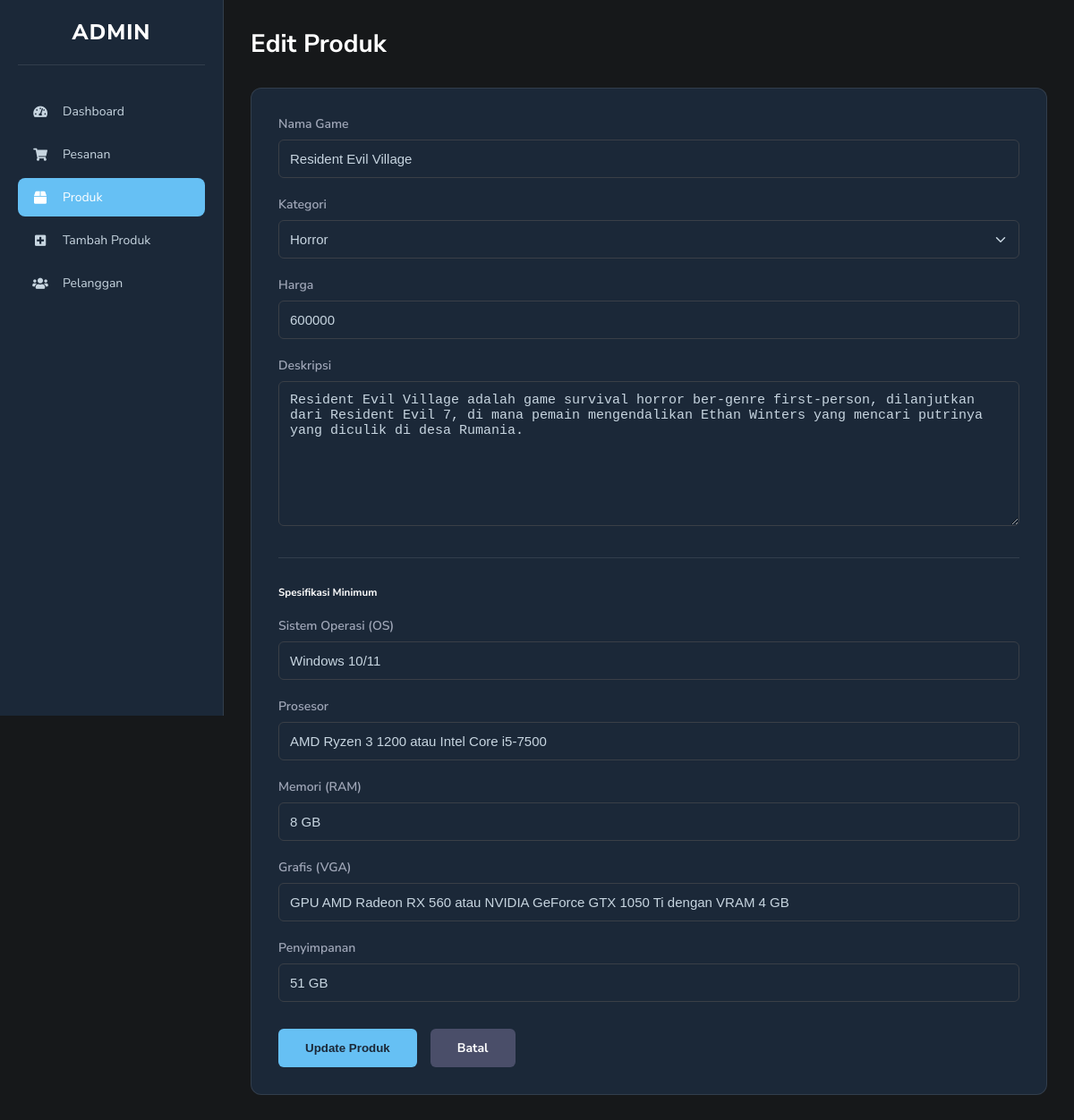
Page /edit_product.php?product_id=5 on the committed database.
### tables this page shows
CREATE TABLE IF NOT EXISTS `products` (
  `product_id` int(11) NOT NULL AUTO_INCREMENT,
  `product_name` varchar(100) DEFAULT NULL,
  `product_category` varchar(50) DEFAULT NULL,
  `product_description` varchar(500) DEFAULT NULL,
  `product_price` decimal(20,0) DEFAULT NULL,
  `product_image` varchar(255) DEFAULT NULL,
  `product_file` varchar(255) DEFAULT NULL,
  `created_at` datetime DEFAULT NULL,
  `spec_os` varchar(100) DEFAULT NULL,
  `spec_processor` varchar(100) DEFAULT NULL,
  `spec_memory` varchar(50) DEFAULT NULL,
  `spec_graphics` varchar(100) DEFAULT NULL,
  `spec_storage` varchar(50) DEFAULT NULL,
  PRIMARY KEY (`product_id`)
);

### edit_product.php (the view, shortened to what this page needs)
<?php
include('../server/connection.php');
$product = null;
if(isset($_GET['product_id'])) {
    $product_id = $_GET['product_id'];
    $stmt_edit = $conn->prepare("SELECT * FROM products WHERE product_id = ?");
    $stmt_edit->bind_param('i', $product_id);
    $stmt_edit->execute();
    $product = $stmt_edit->get_result()->fetch_assoc();
}
?>
<!DOCTYPE html>
<html lang="id">
<head>
    <link rel="stylesheet" href="https://cdnjs.cloudflare.com/ajax/libs/font-awesome/5.15.4/css/all.min.css">
</head>
<body>
    <div class="sidebar">
        <div class="sidebar-header"> <a href="index.php" class="logo">ADMIN</a> </div>
        <nav class="sidebar-nav">
            <ul>
                <li><a href="index.php"><i class="fas fa-tachometer-alt"></i> <span>Dashboard</span></a></li>
                <li><a href="orders.php"><i class="fas fa-shopping-cart"></i> <span>Pesanan</span></a></li>
                <li><a href="products.php" class="active"><i class="fas fa-box"></i> <span>Produk</span></a></li>
                <li><a href="add_product.php"><i class="fas fa-plus-square"></i> <span>Tambah Produk</span></a></li>
                <li><a href="customers.php"><i class="fas fa-users"></i> <span>Pelanggan</span></a></li>
            </ul>
        </nav>
    </div>
    <main class="main-content">
        <header class="main-header">
            <h1>Edit Produk</h1>
        </header>
        <div class="content-form">
            <?php if ($product) { ?>
            <form id="edit-form" method="POST" action="edit_product.php">
                <div class="row">
                    <div class="col-md-6">
                        <div class="form-group">
                            <label>Nama Game</label>
                            <input class="form-control" type="text" name="product_name" value="<?php echo htmlspecialchars($product['product_name']); ?>" required>
                        </div>
                        <div class="form-group">
                            <label>Kategori</label>
                            <select class="form-control" name="product_category" required>
                                <option value="Horror" <?php if($product['product_category']=='Horror') echo 'selected'; ?>>Horror</option>
                            </select>
                        </div>
                        <div class="form-group">
                            <label>Harga</label>
                            <input class="form-control" type="number" name="product_price" value="<?php echo $product['product_price']; ?>" min="1" required>
                        </div>
                    </div>
                       <div class="col-md-6">
                            <div class="form-group">
                                <label>Deskripsi</label>
                                <textarea class="form-control" rows="8" name="product_description" required><?php echo htmlspecialchars($product['product_description']); ?></textarea>
                            </div>
                       </div>
                </div>
                <hr class="form-divider">
                <h5>Spesifikasi Minimum</h5>
                <div class="row">
                       <div class="col-md-6">
                            <div class="form-group">
                                <label>Sistem Operasi (OS)</label>
                                <input class="form-control" type="text" name="spec_os" value="<?php echo htmlspecialchars($product['spec_os'] ?? ''); ?>">
                            </div>
                            <div class="form-group">
                                <label>Prosesor</label>
                                <input class="form-control" type="text" name="spec_processor" value="<?php echo htmlspecialchars($product['spec_processor'] ?? ''); ?>">
                            </div>
                            <div class="form-group">
                                <label>Memori (RAM)</label>
                                <input class="form-control" type="text" name="spec_memory" value="<?php echo htmlspecialchars($product['spec_memory'] ?? ''); ?>">
                            </div>
                       </div>
                       <div class="col-md-6">
                            <div class="form-group">
                                <label>Grafis (VGA)</label>
                                <input class="form-control" type="text" name="spec_graphics" value="<?php echo htmlspecialchars($product['spec_graphics'] ?? ''); ?>">
                            </div>
                            <div class="form-group">
                                <label>Penyimpanan</label>
                                <input class="form-control" type="text" name="spec_storage" value="<?php echo htmlspecialchars($product['spec_storage'] ?? ''); ?>">
                            </div>
                       </div>
                </div>
                <div class="form-actions">
                    <button type="submit" class="btn btn-primary" name="edit_btn">Update Produk</button>
                    <a href="products.php" class="btn btn-secondary">Batal</a>
                </div>
            </form>
            <?php } else { ?>
                <p>Produk tidak ditemukan.</p>
            <?php } ?>
        </div>
    </main>
    </body>
</html>

### edit_product.php (style rules this page uses)
:root { --bg-dark: #16181a; --bg-light: #1b2838; --primary: #66c0f4; --text-light: #c7d5e0; --text-muted: #a0a7b8; --border-color: rgba(255, 255, 255, 0.1); --danger: #e74a3b; --btn-secondary-bg: #4a4e69; }
* { margin: 0; padding: 0; box-sizing: border-box; }
body { font-family: 'Nunito Sans', sans-serif; background-color: var(--bg-dark); color: var(--text-light); display: flex; font-size: 14px; }
.sidebar { width: 250px; background-color: var(--bg-light); padding: 20px; height: 100vh; position: fixed; display: flex; flex-direction: column; border-right: 1px solid var(--border-color); }
.sidebar-header { text-align: center; margin-bottom: 30px; padding-bottom: 20px; border-bottom: 1px solid var(--border-color); }
.sidebar-header .logo { font-size: 24px; font-weight: 800; color: #fff; text-decoration: none; letter-spacing: 1px; }
.sidebar-nav ul { list-style: none; padding: 0; }
.sidebar-nav ul li a { display: flex; align-items: center; padding: 12px 15px; color: var(--text-light); text-decoration: none; border-radius: 8px; margin-bottom: 5px; transition: background-color 0.2s ease, color 0.2s ease; }
.sidebar-nav ul li a.active, .sidebar-nav ul li a:hover { background-color: var(--primary); color: #fff; }
.sidebar-nav ul li a i { margin-right: 15px; width: 20px; text-align: center; }
.main-content { margin-left: 250px; padding: 30px; width: calc(100% - 250px); }
.main-header { display: flex; justify-content: space-between; align-items: center; margin-bottom: 30px; }
.main-header h1 { font-size: 28px; font-weight: 700; color: #fff; }
.content-form { background-color: var(--bg-light); padding: 30px; border-radius: 12px; border: 1px solid var(--border-color); }
.form-group { margin-bottom: 20px; }
.form-group label { display: block; margin-bottom: 8px; font-weight: 600; color: var(--text-muted); }
.form-control, select.form-control { width: 100%; padding: 12px; border-radius: 6px; border: 1px solid #3a3f47; background-color: var(--dark-bg); color: var(--text-light); font-size: 15px; appearance: none; }
select.form-control { background-repeat: no-repeat; background-position: right .75rem center; background-size: 16px 12px; }
textarea.form-control { resize: vertical; min-height: 120px; }
.form-actions { margin-top: 30px; display: flex; gap: 15px; }
.form-actions .btn { padding: 12px 30px; border: none; border-radius: 6px; font-weight: 700; cursor: pointer; text-decoration: none; }
.btn-primary { background-color: var(--primary); color: #1b2838; }
.btn-secondary { background-color: var(--btn-secondary-bg); color: #fff; }
hr.form-divider { border: none; border-top: 1px solid var(--border-color); margin: 30px 0; }
.content-form h5 { color: #fff; font-weight: 700; margin-bottom: 20px; }

### rows in the picture
products: product_name "Resident Evil Village", product_category "Horror", product_price "600000", product_description "Resident Evil Village adalah game survival horror ber-genre first-person, dilanjutkan dari Resident Evil 7, di mana pemain mengendalikan Ethan Winters yang mencari putrinya yang diculik di desa Rumania.", spec_os "Windows 10/11", spec_processor "AMD Ryzen 3 1200 atau Intel Core i5-7500", spec_memory "8 GB", spec_graphics "GPU AMD Radeon RX 560 atau NVIDIA GeForce GTX 1050 Ti dengan VRAM 4 GB", spec_storage "51 GB"
